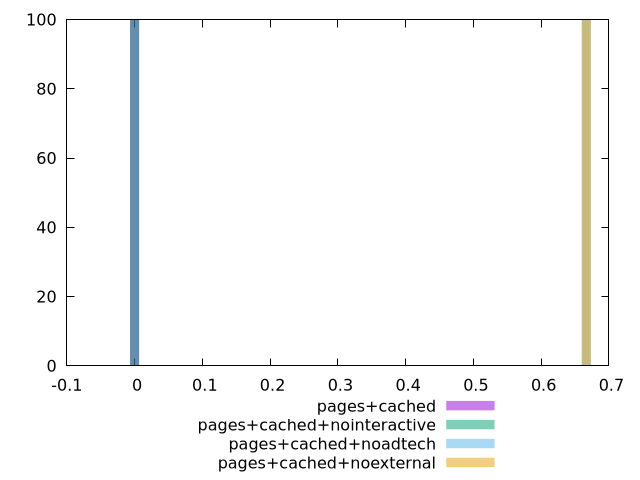

Reproduce this figure in gnuplot.
$_pagesCached <<EOF
0 100
EOF
$_pagesCachedNointeractive <<EOF
0 100
EOF
$_pagesCachedNoadtech <<EOF
0.6666666666666667 100
EOF
$_pagesCachedNoexternal <<EOF
0.6666666666666667 100
EOF
set key outside below
set terminal pngcairo
set output "report_00004_2020-11-02T20-21-41.718Z/uses-text-compression/uses-text-compression_pages+cached_pages+cached+nointeractive_pages+cached+noadtech_pages+cached+noexternal+hist.png"
set boxwidth 0.013333333333333334
set style fill transparent solid 0.5 noborder
set yrange [0:100]
plot $_pagesCached title "pages+cached" with boxes ,$_pagesCachedNointeractive title "pages+cached+nointeractive" with boxes ,$_pagesCachedNoadtech title "pages+cached+noadtech" with boxes ,$_pagesCachedNoexternal title "pages+cached+noexternal" with boxes ,
